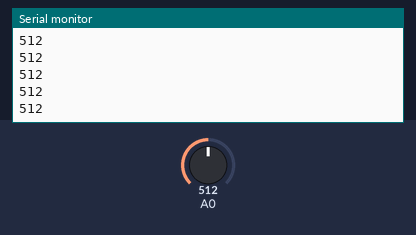
A sketch run on a simulated Arduino Uno, built with avr-gcc and run on an emulated ATmega328P. On the bench: the last lines printed to the serial monitor. Inputs (shaded band) come from the test bench; at power-on: A0 = 512.

Above: at 1.2 s.
1.3 s: A0 set to 0
At 1.32 s:
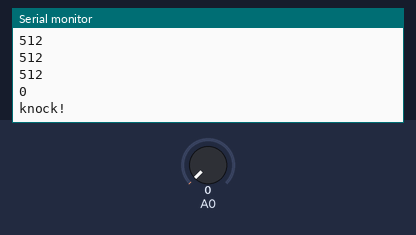
2.8 s: A0 set to 122
At 2.88 s:
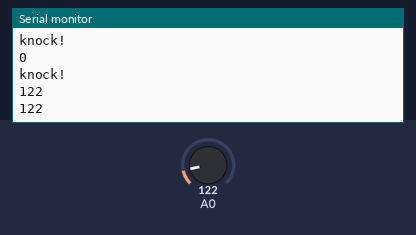
Timing chart, 0 to 5.8 s (numbered marks = the images above; inputs shaded):
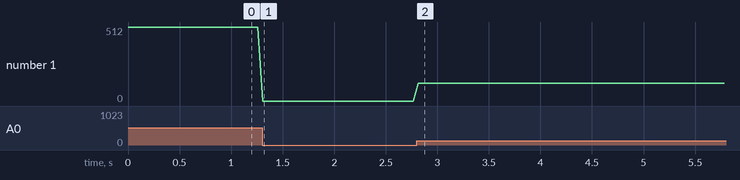

The sketch:

piezo.ino
```cpp
int value=0;

void setup() {
  Serial.begin(9600);
  value=0;

}

void loop() {
  // put your main code here, to run repeatedly:
   value=analogRead(A0);
   Serial.println(value);
   if(value==0)
    Serial.println("knock!");
   delay(50);

}
```

Measured:
- after the input at 1.3 s, the serial monitor: prints a new line at once (image 1)
- after the input at 2.8 s, the serial monitor: prints a new line at once (image 2)
- plotted number 1: 512 → 0 after the input at 1.3 s, 0 → 122 after the input at 2.8 s
